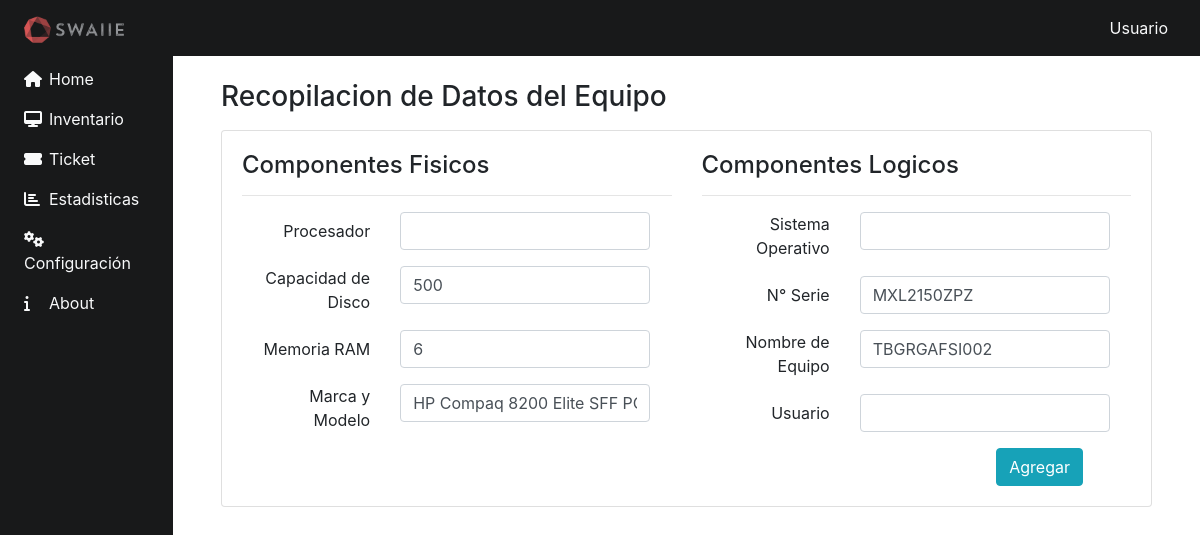
/envio_de_datos.php, run on an earlier commit of the app's database.
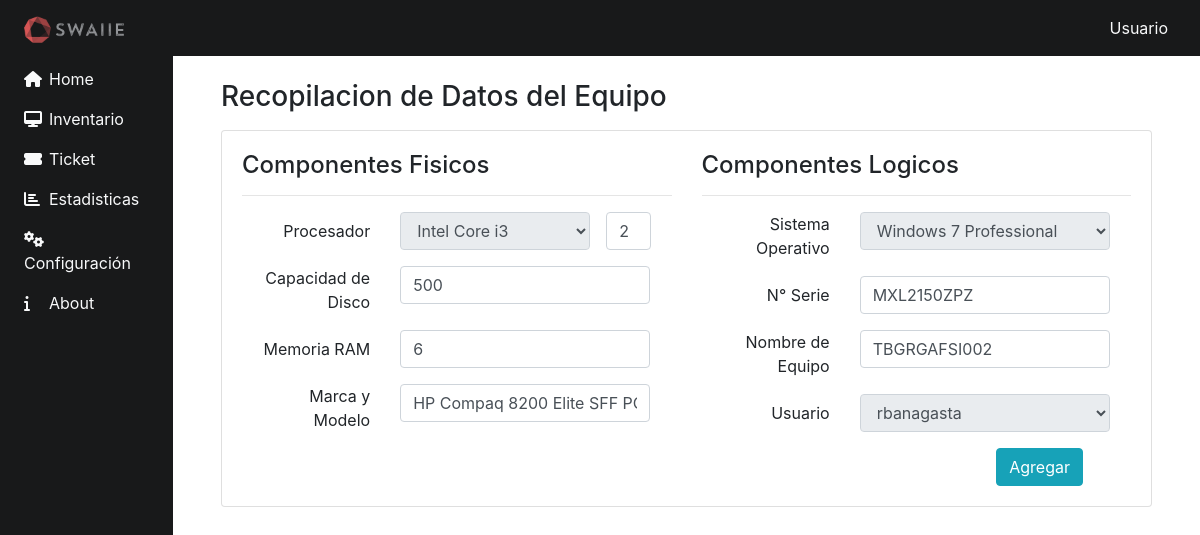
And on a later commit of the database.
### tables this page shows
CREATE TABLE `usuario` (
  `id_user` varchar(50) NOT NULL,
  `password` varchar(250) NOT NULL,
  `nombre` varchar(50) NOT NULL,
  `apellido` varchar(50) NOT NULL,
  `mail` varchar(100) NOT NULL,
  `tipo_usuario` int(1) NOT NULL,
  `id_area` varchar(50) NOT NULL,
  `id_local` varchar(5) NOT NULL
);

### envio_de_datos.php (the view, shortened to what this page needs)
<!DOCTYPE html>
<html lang="es" dir="ltr">
  <head>
    <link rel="stylesheet" href="https://stackpath.bootstrapcdn.com/bootstrap/4.5.2/css/bootstrap.min.css">
    <link rel="stylesheet" href="css/swaiie-estilos.css">
  </head>
  <body>
    <?php
      $cpu = "Intel(R) Core(TM) i3-2130 CPU @ 3.40GHz";
      $serial = "MXL2150ZPZ";
      $discogb = 499.86770944;
      $modelo = "HP Compaq 8200 Elite SFF PC";
      $ramgb = 6.325051392;
      $nomequipo = "TBGRGAFSI002";
      $os = "Microsoft Windows 7 Professional |C:\Windows|\Device\Harddisk0\Partition3";
      $bmarca = strpos($cpu, 'Intel');
      if ($bmarca === false) {
        echo  "no se encontro";
      }else{
        $br = str_replace('(R)', '', $cpu);
        $btm = str_replace('(TM)', '', $br);
        $procesador = substr($btm, -33, 13);
        include 'clases/conexion.php';
        $sql = "SELECT `id_cpu` FROM `cpu` WHERE `cpu`='$procesador'";
        $query = mysqli_query($link, $sql);
        $array = mysqli_fetch_array($query);
        $bgeneracion = substr($btm, -18, 1);
      }
      $disk = round($discogb);
      if ($disk <= 160) {
        $disk = 160;
      }elseif ($disk >160 && $disk <= 250) {
        $disk = 250;
      }elseif ($disk >250 && $disk <= 320) {
        $disk = 320;
      }elseif ($disk >320 && $disk <= 500) {
        $disk = 500;
      }elseif ($disk >500 && $disk <= 750) {
        $disk = 750;
      }elseif ($disk >750 && $disk <= 1000) {
        $disk = 1000;
      }elseif ($disk >1000 && $disk <= 1500) {
        $disk = 1500;
      }elseif ($disk >1500 && $disk <= 2000) {
        $disk = 2000;
      }elseif ($disk >2000 && $disk <= 2500) {
        $disk = 2500;
      }elseif ($disk >2500 && $disk <= 3000) {
        $disk = 3000;
      }
      $ramgb = round($ramgb);
      $obr = substr($os, -41);
      $bre = str_replace($obr, '', $os);
      $osf = str_replace('Microsoft ', '', $bre);
      $sqlos = "SELECT `id_os` FROM `os` WHERE `os`='$osf'";
      $queryos = mysqli_query($link, $sqlos);
      $arrayos = mysqli_fetch_array($queryos);
      $sqlu = "SELECT `id_user` FROM `usuario` WHERE `id_user`='rbanagasta'";
      $queryu = mysqli_query($link, $sqlu);
      $arrayu = mysqli_fetch_array($queryu);
    ?>
    <div class="d-flex" style="height: 100vh;">
      <div class="bg-black" style="width: 173px;">
        <div class="py-3 px-4">
          <img src="img/logo-swaiie-3.png" alt="" style="width: 100px">
        </div>
        <div>
          <nav>
            <ul class="navbar-nav flex-column">
              <li class="nav-item mx-4"><a href="#" class="nav-link text-light"><i class="fas fa-home" style="width: 25px;"></i>Home</a></li>
              <li class="nav-item mx-4"><a href="#" class="nav-link text-light"><i class="fas fa-desktop" style="width: 25px;"></i>Inventario</a></li>
              <li class="nav-item mx-4"><a href="#" class="nav-link text-light"><i class="fas fa-ticket-alt" style="width: 25px;"></i>Ticket</a></li>
              <li class="nav-item mx-4"><a href="#" class="nav-link text-light"><i class="fas fa-chart-bar" style="width: 25px;"></i>Estadisticas</a></li>
              <li class="nav-item mx-4"><a href="#" class="nav-link text-light"><i class="fas fa-cogs" style="width: 25px;"></i>Configuración</a></li>
              <li class="nav-item mx-4"><a href="#" class="nav-link text-light"><i class="fas fa-info" style="width: 25px; height: 16px;"></i>About</a></li>
            </ul>
          </nav>
        </div>
      </div>
      <div class="" style="width: calc(100% - 173px)">
        <div class="bg-black p-3 d-flex justify-content-end">
          <p class="m-0 px-3 text-light">Usuario</p>
        </div>
        <div class="">
          <div class="col-lg-12 pl-5 pr-5 py-3">
            <div class="py-2">
              <h1 class="h3">Recopilacion de Datos del Equipo</h1>
            </div>
            <form id="formAdde" name="formAdde" method="POST" enctype="multipart/form-data">
              <div class="card">
                <div class="card-body">
                  <div class="row">
                    <div class="col-lg-6 m-0">
                      <h4 class="card-title">Componentes Fisicos</h4>
                      <hr style="">
                      <div class="d-flex mb-3">
                        <div class="col-lg-4 my-auto">
                          <p class="text-right my-auto">Procesador</p>
                        </div>
                        <div class="col-lg-8 d-flex">
                          <?php
                            if (!isset($array[0])) {
                              echo '
                                <input type="text" name="procesador" value="" style="width: 250px" class="form-control">
                              ';
                            }else{
                              echo '
                              <select disabled name="procesador" class="form-control mr-3" style="width: 190px">
                                <option value="'.$array[0].'">'.$procesador.'</option>
                              </select>
                              <input type="text" name="generacion" value="'.$bgeneracion.'" style="width: 45px" class="form-control">
                              ';
                            }
                          ?>
                        </div>
                      </div>
                      <div class="d-flex mb-3">
                        <div class="col-lg-4 my-auto">
                          <p class="text-right my-auto">Capacidad de Disco</p>
                        </div>
                        <div class="col-lg-8">
                          <input type="number" name="disco" value="<?php echo $disk; ?>" style="width: 250px" class="form-control">
                        </div>
                      </div>
                      <div class="d-flex mb-3">
                        <div class="col-lg-4 my-auto">
                          <p class="text-right my-auto">Memoria RAM</p>
                        </div>
                        <div class="col-lg-8">
                          <input type="number" name="ram" value="<?php echo $ramgb; ?>" style="width: 250px" class="form-control">
                        </div>
                      </div>
                      <div class="d-flex mb-3">
                        <div class="col-lg-4 my-auto">
                          <p class="text-right my-auto">Marca y Modelo</p>
                        </div>
                        <div class="col-lg-8">
                          <div class="input-group" style="width: 250px">
                            <input type="text" name="modelo" class="form-control" value="<?php echo $modelo; ?>">
                          </div>
                        </div>
                      </div>
                    </div>
                    <div class="col-lg-6">
                      <h4 class="card-title">Componentes Logicos</h4>
                      <hr style="">
                      <div class="d-flex mb-3">
                        <div class="col-lg-4 my-auto">
                          <p class="text-right my-auto">Sistema Operativo</p>
                        </div>
                        <div class="col-lg-8">
                          <?php
                            if (!isset($arrayos[0])) {
                              echo '
                                <input type="text" name="procesador" value="" style="width: 250px" class="form-control">
                              ';
                            }else{
                              echo '
                              <select disabled name="procesador" class="form-control" style="width: 250px">
                                <option value="'.$array[0].'">'.$osf.'</option>
                              </select>
                              ';
                            }
                          ?>
                        </div>
                      </div>
                      <div class="d-flex mb-3">
                        <div class="col-lg-4 my-auto">
                          <p class="text-right my-auto">N° Serie</p>
                        </div>
                        <div class="col-lg-8">
                          <input type="text" name="serie" value="<?php echo $serial; ?>" style="width: 250px" class="form-control">
                        </div>
                      </div>
                      <div class="d-flex mb-3">
                        <div class="col-lg-4 my-auto">
                          <p class="text-right my-auto">Nombre de Equipo</p>
                        </div>
                        <div class="col-lg-8">
                          <input type="text" name="nombree" value="<?php echo $nomequipo; ?>" style="width: 250px" class="form-control">
                        </div>
                      </div>
                      <div class="d-flex mb-3">
                        <div class="col-lg-4 my-auto">
                          <p class="text-right my-auto">Usuario</p>
                        </div>
                        <div class="col-lg-8">
                          <?php
                            if (!isset($arrayu[0])) {
                              echo '
                                <input type="text" name="usuario" value="" style="width: 250px" class="form-control">
                              ';
                            }else{
                              echo '
                              <select disabled name="usuario" class="form-control" style="width: 250px">
                                <option value="'.$arrayu[0].'">'.$arrayu[0].'</option>
                              </select>
                              ';
                            }
                          ?>
                        </div>
                      </div>
                    </div>
                  </div>
                  <div class="d-flex justify-content-end">
                    <input type="submit" name="" value="Agregar" class="btn btn-info mr-5">
                  </div>
                </div>
              </div>
            </form>
          </div>
        </div>
      </div>
    </div>
  </body>
</html>

### css/swaiie-estilos.css (style rules this page uses)
.bg-black { background-color: #18191a; }

What changed in the data, as far as the page shows it:
added usuario: usuario "rbanagasta"
Also different on the page:
form field procesador: (not shown) → "Intel Core i3"
form field generacion: (not shown) → "2"
form field procesador: (not shown) → "Windows 7 Professional"
